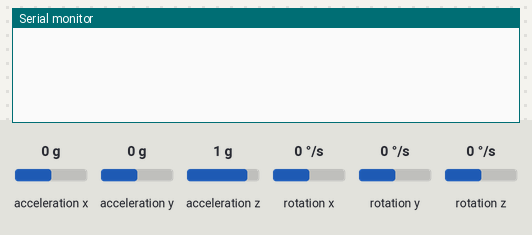
Simulated run of this sketch. Board: ESP32. Shown: the last lines printed to the serial monitor. Wiring (inferred from the names in the program): MPU-9250 motion sensor at I2C address 0x68. Inputs (shaded band) come from the test bench; at power-on: rotation z 0 °/s, acceleration x 0 g, acceleration y 0 g, acceleration z 1 g, rotation x 0 °/s, rotation y 0 °/s.

Above: at 2.3 s.
2.4 s: rotation z set to -192 °/s
At 3.3 s:
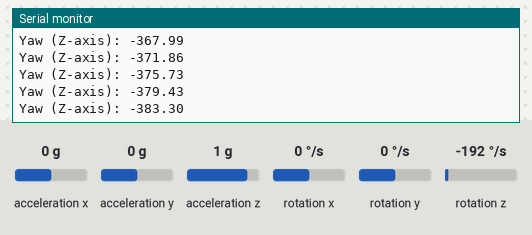
4.0 s: rotation z set to -100 °/s
At 4.5 s:
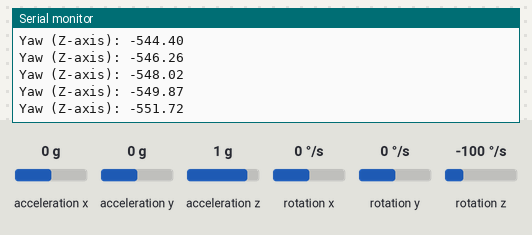
Timing chart, 0 to 7.0 s (numbered marks = the images above; inputs shaded):
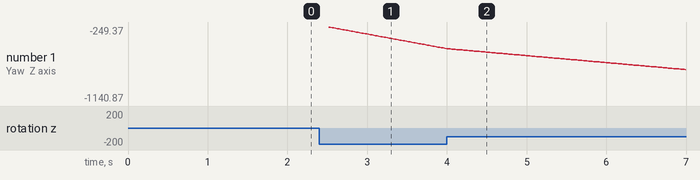

The sketch:

giroscop.ino
```cpp
#include <Wire.h>
#include <math.h>

#define MPU9250_ADDR 0x68
#define GYRO_SENS 32.8 // Gyro full scale ±1000 °/s → 32.8 LSB/(°/s)

float yaw = 0;
unsigned long prevTime = 0;

// Gyro offsets
float gz_offset = -114;

void writeRegister(uint8_t reg, uint8_t value) {
  Wire.beginTransmission(MPU9250_ADDR);
  Wire.write(reg);
  Wire.write(value);
  Wire.endTransmission();
}

void readRegisters(uint8_t reg, uint8_t count, uint8_t *dest) {
  Wire.beginTransmission(MPU9250_ADDR);
  Wire.write(reg);
  Wire.endTransmission(false);
  Wire.requestFrom(MPU9250_ADDR, count);
  for (uint8_t i = 0; i < count; i++) {
    dest[i] = Wire.read();
  }
}

// --- Calibrate gyro Z-axis ---
void calibrateGyroZ() {
  uint8_t data[6];
  int32_t gz_sum = 0;
  for(int i=0; i<500; i++){
    readRegisters(0x43, 6, data); // gx, gy, gz
    gz_sum += (int16_t)((data[4]<<8)|data[5]);
    delay(2);
  }
  gz_offset = gz_sum / 500.0;
  Serial.println("✅ Gyro Z calibration done!");
}

void setup() {
  Serial.begin(115200);
  Wire.begin(17, 14); // SDA=17, SCL=14
  delay(1000);

  // Wake up MPU-9250
  writeRegister(0x6B, 0x00);
  delay(100);

  // Set gyro ±1000°/s
  writeRegister(0x1B, 0x10);

  prevTime = millis();
}

void loop() {
  static bool firstLoop = true;
  if(firstLoop){ calibrateGyroZ(); firstLoop=false; }

  uint8_t rawData[14];
  readRegisters(0x3B, 14, rawData);

  // Gyro Z-axis
  float gz = ((int16_t)((rawData[12]<<8)|rawData[13]) - gz_offset) / GYRO_SENS;

  unsigned long currTime = millis();
  float dt = (currTime - prevTime)/1000.0;
  prevTime = currTime;

  // Integrate gz to get yaw
  yaw += gz * dt;

  Serial.print("Yaw (Z-axis): ");
  Serial.println(yaw, 2);

  delay(20);
}
```

Measured:
- after the input at 2.4 s, the serial monitor: prints a new line after 0.12 s (image 1)
